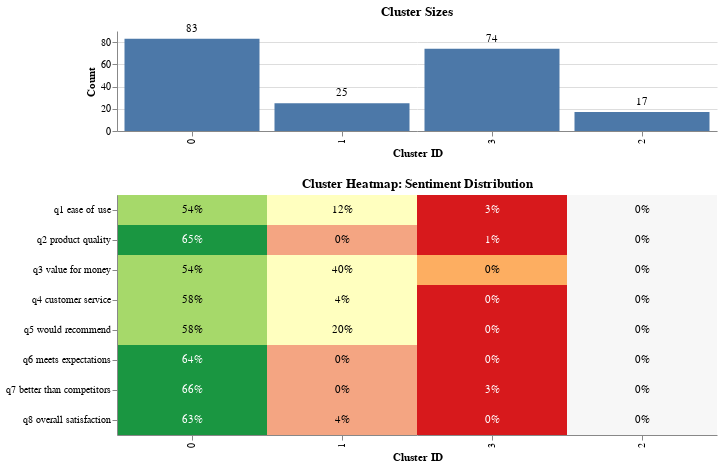

Notebook cell for this chart:
### Code cell
# Use pandas method chaining to process the data
df_processed = (df
    # Encode Likert scale responses
    .encode_likert(likert_columns=questions, custom_mapping=custom_mapping)
    # Cluster the questions
    .cluster_questions(
        columns=questions, 
        likert_mapping=custom_mapping,
        umap_n_neighbors=15,
        hdbscan_min_cluster_size=12,
        cluster_selection_epsilon=0.3,
        
    )
)

# Get the list of encoded Likert columns
likert_columns_with_prefix = [f"likert_encoded_{q}" for q in questions]

# Display encoded data
print("\nEncoded Likert data:")
display(df_processed[['respondent_id'] + likert_columns_with_prefix].head())

# Display clustering results
print("\nQuestion clustering results:")
display(df_processed[['respondent_id', 'question_cluster_id', 'question_cluster_probability']].head())


# Use the cluster_heatmap_plot function to visualize cluster patterns
print("\nCluster heatmap showing the sentiment distribution across questions:")
heatmap = cluster_heatmap_plot(
    df=df_processed,
    x="question_cluster_id",  # Cluster IDs as the x-axis
    y=likert_columns_with_prefix,  # Encoded Likert columns to analyze
    max_width=30  # For better readability
)

# Display the heatmap
display(heatmap)

# Let's also add a simple interpretation of the clusters
cluster_summary = df_processed.groupby('question_cluster_id')[likert_columns_with_prefix].mean()
print("\nCluster averages for each question:")
display(cluster_summary)

# Calculate respondent counts per cluster
cluster_counts = df_processed['question_cluster_id'].value_counts().sort_index()
print("\nNumber of respondents in each cluster:")
display(cluster_counts)

### Figure 1 — Vega-Lite specification as saved in the notebook (floating-point values rounded to 4 significant figures)
{"config": {"view": {"continuousWidth": 300, "continuousHeight": 300, "strokeWidth": 0}, "axis": {"labelLimit": 350}}, "vconcat": [{"layer": [{"mark": {"type": "bar"}, "encoding": {"tooltip": [{"field": "question_cluster_id", "title": "Cluster ID", "type": "ordinal"}, {"field": "count", "title": "Count", "type": "quantitative"}], "x": {"field": "question_cluster_id", "sort": [0.0, 1.0, 3.0, 2.0], "title": "Cluster ID", "type": "ordinal"}, "y": {"field": "count", "title": "Count", "type": "quantitative"}}, "title": "Cluster Sizes"}, {"mark": {"type": "text", "align": "center", "baseline": "bottom", "dy": -5}, "encoding": {"text": {"field": "count", "type": "quantitative"}, "tooltip": [{"field": "question_cluster_id", "title": "Cluster ID", "type": "ordinal"}, {"field": "count", "title": "Count", "type": "quantitative"}], "x": {"field": "question_cluster_id", "sort": [0.0, 1.0, 3.0, 2.0], "title": "Cluster ID", "type": "ordinal"}, "y": {"field": "count", "title": "Count", "type": "quantitative"}}, "title": "Cluster Sizes"}], "data": {"name": "data-b79026333ae496bc8f18028c5ae8af03"}, "height": 100, "width": 600}, {"layer": [{"mark": {"type": "rect"}, "encoding": {"color": {"field": "background_color", "scale": null, "type": "nominal"}, "tooltip": [{"field": "question_cluster_id", "title": "Cluster ID", "type": "ordinal"}, {"field": "question", "title": "Question", "type": "ordinal"}, {"field": "percent_positive", "format": ".2%", "title": "% Positive", "type": "quantitative"}, {"field": "percent_negative", "format": ".2%", "title": "% Negative", "type": "quantitative"}, {"field": "percent_neutral", "format": ".2%", "title": "% Neutral", "type": "quantitative"}], "x": {"field": "question_cluster_id", "sort": [0.0, 1.0, 3.0, 2.0], "title": "Cluster ID", "type": "ordinal"}, "y": {"field": "wrapped_question", "sort": [" q1 ease of use", " q2 product quality", " q3 value for money", " q4 customer service", " q5 would recommend", " q6 meets expectations", " q7 better than competitors", " q8 overall satisfaction"], "title": null, "type": "ordinal"}}, "title": "Cluster Heatmap: Sentiment Distribution"}, {"mark": {"type": "text", "baseline": "middle"}, "encoding": {"color": {"field": "text_color", "scale": null, "type": "nominal"}, "text": {"field": "percent_positive", "format": ".0%", "type": "quantitative"}, "tooltip": [{"field": "question_cluster_id", "title": "Cluster ID", "type": "ordinal"}, {"field": "question", "title": "Question", "type": "ordinal"}, {"field": "percent_positive", "format": ".2%", "title": "% Positive", "type": "quantitative"}, {"field": "percent_negative", "format": ".2%", "title": "% Negative", "type": "quantitative"}, {"field": "percent_neutral", "format": ".2%", "title": "% Neutral", "type": "quantitative"}], "x": {"field": "question_cluster_id", "sort": [0.0, 1.0, 3.0, 2.0], "title": "Cluster ID", "type": "ordinal"}, "y": {"field": "wrapped_question", "sort": [" q1 ease of use", " q2 product quality", " q3 value for money", " q4 customer service", " q5 would recommend", " q6 meets expectations", " q7 better than competitors", " q8 overall satisfaction"], "title": null, "type": "ordinal"}}, "title": "Cluster Heatmap: Sentiment Distribution"}], "data": {"name": "data-d50fc9db03b39b28ff5f899b62e128d7"}, "height": 240, "width": 600}], "$schema": "https://vega.github.io/schema/vega-lite/v5.20.1.json", "datasets": {"data-b79026333ae496bc8f18028c5ae8af03": [{"question_cluster_id": 0.0, "count": 83}, {"question_cluster_id": 1.0, "count": 25}, {"question_cluster_id": 3.0, "count": 74}, {"question_cluster_id": 2.0, "count": 17}], "data-d50fc9db03b39b28ff5f899b62e128d7": [{"question_cluster_id": 0.0, "question": " q1 ease of use", "percent_positive": 0.5422, "percent_negative": 0.04819, "percent_neutral": 0.4096, "wrapped_question": " q1 ease of use", "background_color": "#a6d96a", "text_color": "black"}, {"question_cluster_id": 1.0, "question": " q1 ease of use", "percent_positive": 0.12, "percent_negative": 0.04, "percent_neutral": 0.84, "wrapped_question": " q1 ease of use", "background_color": "#ffffbf", "text_color": "black"}, {"question_cluster_id": 2.0, "question": " q1 ease of use", "percent_positive": 0.0, "percent_negative": 0.0, "percent_neutral": 1.0, "wrapped_question": " q1 ease of use", "background_color": "#f7f7f7", "text_color": "black"}, {"question_cluster_id": 3.0, "question": " q1 ease of use", "percent_positive": 0.02703, "percent_negative": 0.6757, "percent_neutral": 0.2973, "wrapped_question": " q1 ease of use", "background_color": "#d7191c", "text_color": "white"}, {"question_cluster_id": 0.0, "question": " q2 product quality", "percent_positive": 0.6506, "percent_negative": 0.0, "percent_neutral": 0.3494, "wrapped_question": " q2 product quality", "background_color": "#1a9641", "text_color": "white"}, {"question_cluster_id": 1.0, "question": " q2 product quality", "percent_positive": 0.0, "percent_negative": 0.32, "percent_neutral": 0.68, "wrapped_question": " q2 product quality", "background_color": "#f4a582", "text_color": "black"}, {"question_cluster_id": 2.0, "question": " q2 product quality", "percent_positive": 0.0, "percent_negative": 0.0, "percent_neutral": 1.0, "wrapped_question": " q2 product quality", "background_color": "#f7f7f7", "text_color": "black"}, {"question_cluster_id": 3.0, "question": " q2 product quality", "percent_positive": 0.01351, "percent_negative": 0.7162, "percent_neutral": 0.2703, "wrapped_question": " q2 product quality", "background_color": "#d7191c", "text_color": "white"}, {"question_cluster_id": 0.0, "question": " q3 value for money", "percent_positive": 0.5422, "percent_negative": 0.04819, "percent_neutral": 0.4096, "wrapped_question": " q3 value for money", "background_color": "#a6d96a", "text_color": "black"}, {"question_cluster_id": 1.0, "question": " q3 value for money", "percent_positive": 0.4, "percent_negative": 0.0, "percent_neutral": 0.6, "wrapped_question": " q3 value for money", "background_color": "#ffffbf", "text_color": "black"}, {"question_cluster_id": 2.0, "question": " q3 value for money", "percent_positive": 0.0, "percent_negative": 0.0, "percent_neutral": 1.0, "wrapped_question": " q3 value for money", "background_color": "#f7f7f7", "text_color": "black"}, {"question_cluster_id": 3.0, "question": " q3 value for money", "percent_positive": 0.0, "percent_negative": 0.5541, "percent_neutral": 0.4459, "wrapped_question": " q3 value for money", "background_color": "#fdae61", "text_color": "black"}, {"question_cluster_id": 0.0, "question": " q4 customer service", "percent_positive": 0.5783, "percent_negative": 0.01205, "percent_neutral": 0.4096, "wrapped_question": " q4 customer service", "background_color": "#a6d96a", "text_color": "black"}, {"question_cluster_id": 1.0, "question": " q4 customer service", "percent_positive": 0.04, "percent_negative": 0.0, "percent_neutral": 0.96, "wrapped_question": " q4 customer service", "background_color": "#ffffbf", "text_color": "black"}, {"question_cluster_id": 2.0, "question": " q4 customer service", "percent_positive": 0.0, "percent_negative": 0.0, "percent_neutral": 1.0, "wrapped_question": " q4 customer service", "background_color": "#f7f7f7", "text_color": "black"}, {"question_cluster_id": 3.0, "question": " q4 customer service", "percent_positive": 0.0, "percent_negative": 0.6892, "percent_neutral": 0.3108, "wrapped_question": " q4 customer service", "background_color": "#d7191c", "text_color": "white"}, {"question_cluster_id": 0.0, "question": " q5 would recommend", "percent_positive": 0.5783, "percent_negative": 0.0, "percent_neutral": 0.4217, "wrapped_question": " q5 would recommend", "background_color": "#a6d96a", "text_color": "black"}, {"question_cluster_id": 1.0, "question": " q5 would recommend", "percent_positive": 0.2, "percent_negative": 0.0, "percent_neutral": 0.8, "wrapped_question": " q5 would recommend", "background_color": "#ffffbf", "text_color": "black"}, {"question_cluster_id": 2.0, "question": " q5 would recommend", "percent_positive": 0.0, "percent_negative": 0.0, "percent_neutral": 1.0, "wrapped_question": " q5 would recommend", "background_color": "#f7f7f7", "text_color": "black"}, {"question_cluster_id": 3.0, "question": " q5 would recommend", "percent_positive": 0.0, "percent_negative": 0.8243, "percent_neutral": 0.1757, "wrapped_question": " q5 would recommend", "background_color": "#d7191c", "text_color": "white"}, {"question_cluster_id": 0.0, "question": " q6 meets expectations", "percent_positive": 0.6386, "percent_negative": 0.01205, "percent_neutral": 0.3494, "wrapped_question": " q6 meets expectations", "background_color": "#1a9641", "text_color": "white"}, {"question_cluster_id": 1.0, "question": " q6 meets expectations", "percent_positive": 0.0, "percent_negative": 0.16, "percent_neutral": 0.84, "wrapped_question": " q6 meets expectations", "background_color": "#f4a582", "text_color": "black"}, {"question_cluster_id": 2.0, "question": " q6 meets expectations", "percent_positive": 0.0, "percent_negative": 0.0, "percent_neutral": 1.0, "wrapped_question": " q6 meets expectations", "background_color": "#f7f7f7", "text_color": "black"}, {"question_cluster_id": 3.0, "question": " q6 meets expectations", "percent_positive": 0.0, "percent_negative": 0.6757, "percent_neutral": 0.3243, "wrapped_question": " q6 meets expectations", "background_color": "#d7191c", "text_color": "white"}, {"question_cluster_id": 0.0, "question": " q7 better than competitors", "percent_positive": 0.6627, "percent_negative": 0.0, "percent_neutral": 0.3373, "wrapped_question": " q7 better than competitors", "background_color": "#1a9641", "text_color": "white"}, {"question_cluster_id": 1.0, "question": " q7 better than competitors", "percent_positive": 0.0, "percent_negative": 0.04, "percent_neutral": 0.96, "wrapped_question": " q7 better than competitors", "background_color": "#f4a582", "text_color": "black"}, {"question_cluster_id": 2.0, "question": " q7 better than competitors", "percent_positive": 0.0, "percent_negative": 0.0, "percent_neutral": 1.0, "wrapped_question": " q7 better than competitors", "background_color": "#f7f7f7", "text_color": "black"}, {"question_cluster_id": 3.0, "question": " q7 better than competitors", "percent_positive": 0.02703, "percent_negative": 0.7568, "percent_neutral": 0.2162, "wrapped_question": " q7 better than competitors", "background_color": "#d7191c", "text_color": "white"}, {"question_cluster_id": 0.0, "question": " q8 overall satisfaction", "percent_positive": 0.6265, "percent_negative": 0.0, "percent_neutral": 0.3735, "wrapped_question": " q8 overall satisfaction", "background_color": "#1a9641", "text_color": "white"}, {"question_cluster_id": 1.0, "question": " q8 overall satisfaction", "percent_positive": 0.04, "percent_negative": 0.24, "percent_neutral": 0.72, "wrapped_question": " q8 overall satisfaction", "background_color": "#f4a582", "text_color": "black"}, {"question_cluster_id": 2.0, "question": " q8 overall satisfaction", "percent_positive": 0.0, "percent_negative": 0.0, "percent_neutral": 1.0, "wrapped_question": " q8 overall satisfaction", "background_color": "#f7f7f7", "text_color": "black"}, {"question_cluster_id": 3.0, "question": " q8 overall satisfaction", "percent_positive": 0.0, "percent_negative": 0.6892, "percent_neutral": 0.3108, "wrapped_question": " q8 overall satisfaction", "background_color": "#d7191c", "text_color": "white"}]}}
